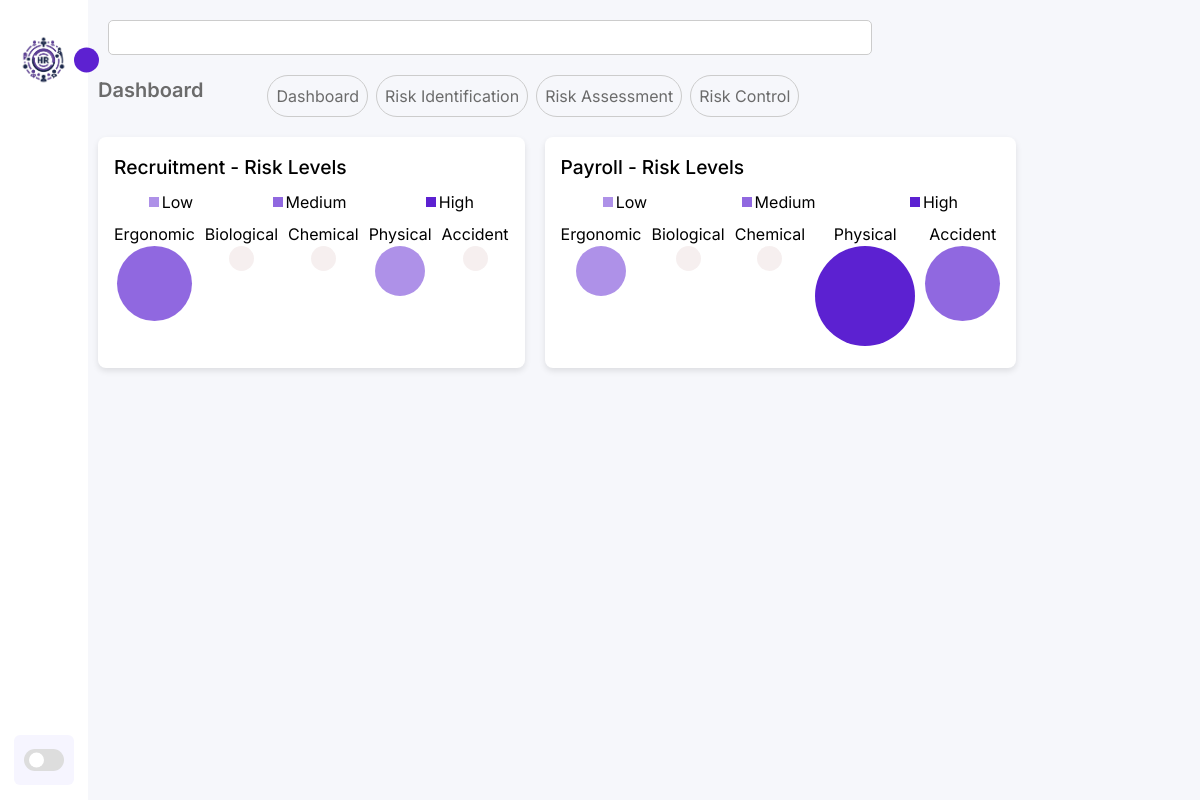
Screenshot of /risk-analysis/dashboard/ with the database file from the repository.
### osha_riskanalysis/models.py (models this page shows, shortened)
class RiskAssessment(models.Model):
    risk_identification = models.ForeignKey(RiskIdentification, on_delete=models.CASCADE)
    ergonomic = models.CharField(max_length=20, choices=[('Low', 'Low'), ('Medium', 'Medium'), ('High', 'High'), ('None', 'None')])
    biological = models.CharField(max_length=20, choices=[('Low', 'Low'), ('Medium', 'Medium'), ('High', 'High'), ('None', 'None')])
    chemical = models.CharField(max_length=20, choices=[('Low', 'Low'), ('Medium', 'Medium'), ('High', 'High'), ('None', 'None')])
    physical = models.CharField(max_length=20, choices=[('Low', 'Low'), ('Medium', 'Medium'), ('High', 'High'), ('None', 'None')])
    accident = models.CharField(max_length=20, choices=[('Low', 'Low'), ('Medium', 'Medium'), ('High', 'High'), ('None', 'None')])

class RiskIdentification(models.Model):
    area = models.ForeignKey(Area, on_delete=models.CASCADE)
    number_of_employees = models.IntegerField()
    area_description = models.TextField()
    equipment_description = models.TextField()

### department/models.py (models this page shows, shortened)
class Area(models.Model):
    name = models.CharField(max_length=100)
    description = models.TextField(null=True, blank=True)
    department = models.ForeignKey(Department, on_delete=models.CASCADE, related_name='areas')

### osha_riskanalysis/views.py (the view)
# urls.py: path('dashboard/', views.dashboard, name='dashboard'),
def dashboard(request):
    assessments = RiskAssessment.objects.all()
    return render(request, 'dashboard.html', {'assessments': assessments})

### osha_riskanalysis/templates/dashboard.html (shortened to what this page needs)
{% extends "base_generic.html" %}
{% load static %}
{% block extra_styles %}
<link rel="stylesheet" href="{% static 'css/chart.css' %}">
{% endblock %}
{% block content %}
<section class="main-title">
    <h1>Dashboard</h1>
    <div class="buttons">
        <a class="sub-item" href="{% url 'dashboard' %}">Dashboard</a>
        <a class="sub-item" href="{% url 'risk_identification_list' %}">Risk Identification</a>
        <a class="sub-item" href="{% url 'risk_assessment_list' %}">Risk Assessment</a>
        <a class="sub-item" href="{% url 'risk_control_list' %}">Risk Control</a>
    </div>
</section>
<div class="dashboard">
    {% for assessment in assessments %}
        <div class="card">
            <h2 class="title">{{ assessment.risk_identification.area.name }} - Risk Levels</h2>
            <div class="flex">
                <p class="legend">
                  <span class="square_low"></span>
                  Low
                </p>
                <p class="legend">
                  <span class="square_medium"></span>
                  Medium
                </p>
                <p class="legend">
                  <span class="square_high"></span>
                  High
                </p>
            </div>
            <div class="flex">
                <div class="category">
                    <p>Ergonomic</p>
                    <div class="circle {{ assessment.ergonomic|lower }}"></div>
                </div>
                <div class="category">
                    <p>Biological</p>
                    <div class="circle {{ assessment.biological|lower }}"></div>
                </div>
                <div class="category">
                    <p>Chemical</p>
                    <div class="circle {{ assessment.chemical|lower }}"></div>
                </div>
                <div class="category">
                    <p>Physical</p>
                    <div class="circle {{ assessment.physical|lower }}"></div>
                </div>
                <div class="category">
                    <p>Accident</p>
                    <div class="circle {{ assessment.accident|lower }}"></div>
                </div>
            </div>
        </div>
    {% endfor %}
</div>
{% endblock %}

### static/css/style.css (style rules this page uses)
:root { --color-dark: #1D2231; --text-grey: #8390A2; --bg-body: #f6f7fb; --bg-main: #ffffff; --main-color: #5d21d1; --text-white: #ffffff; --body-color: #E4E9F7; --sidebar-color: #FFF; --primary-color: #5d21d1; --primary-color-light: #F6F5FF; --toggle-color: #DDD; --text-color: #242222; --tran-03: all 0.2s ease; --tran-04: all 0.3s ease; --tran-05: all 0.3s ease; }
* { padding: 0; margin: 0; box-sizing: border-box; list-style-type: none; text-decoration: none; font-family: 'Inter', sans-serif; }
body { height: 100vh; background: var(--bg-body); margin: 1rem 3rem; }
.main-title { display: flex; gap: 4rem; margin-bottom: 20px; }
.main-title h1 { font-size: 20px; font-weight: 600; color: #6b6b6b; }
.buttons { display: flex; gap: 0.5rem; }
.buttons .sub-item { background: transparent; padding: 0.5rem 0.5rem; border: solid 1px #ccc; border-radius: 30px; color: #6b6b6b; }

### static/css/chart.css (style rules this page uses)
.dashboard { display: flex; flex-wrap: wrap; gap: 20px; }
.card { background-color: #fff; border-radius: 8px; box-shadow: 0 3px 6px rgba(0, 0, 0, 0.1); padding: 1rem; }
.title { font-weight: 500; font-size: 1.2rem; margin-bottom: 0.5rem; }
.flex { display: flex; gap: 10px; justify-content: space-around; }
.category { text-align: center; }
.square_low { height: 10px; width: 10px; background-color: #5c21d17e; display: flex; }
.square_medium { height: 10px; width: 10px; background-color: #5c21d1ad; display: flex; }
.square_high { height: 10px; width: 10px; background-color: #5c21d1; display: flex; }
.circle { height: 25px; width: 25px; border-radius: 50%; display: inline-flex; align-items: center; justify-content: center; font-size: 0.8rem; color: #fff; background-color: #f3e9e9b6; }
.low { background-color: #5c21d17e; height: 50px; width: 50px; }
.medium { background-color: #5c21d1ad; height: 75px; width: 75px; }
.high { background-color: #5c21d1; height: 100px; width: 100px; }
.legend { display: flex; align-items: center; gap: 3px; margin-bottom: 0.5rem; }

### rows the page displays
RiskAssessment: risk_identification.area.name "Recruitment"
RiskAssessment: risk_identification.area.name "Payroll"
